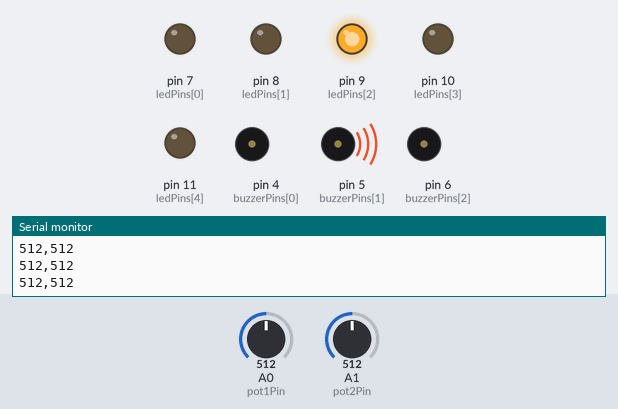
The sketch below on a simulated Arduino Uno, built with avr-gcc and run on an emulated ATmega328P. Parts: output pins drawn as LEDs (lit = HIGH), buzzer (waves = sounding, pin HIGH), the last lines printed to the serial monitor. Dashed ring = blinking. The inputs (shaded band) are chosen by the test bench; at power-on: A0 (pot1Pin) = 512, A1 (pot2Pin) = 512.

Above: at 1.2 s.
1.3 s: A0 (pot1Pin) set to 348
4.3 s: A0 (pot1Pin) set to 326
At 5.2 s:
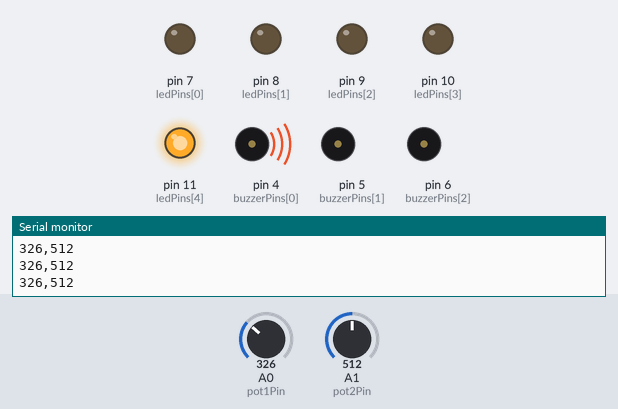
7.3 s: A0 (pot1Pin) set to 692
At 7.8 s:
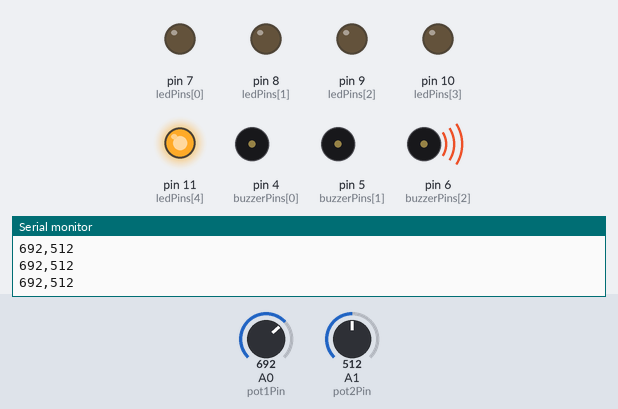
10.3 s: A1 (pot2Pin) set to 122
13.3 s: A1 (pot2Pin) set to 0
At 13.8 s:
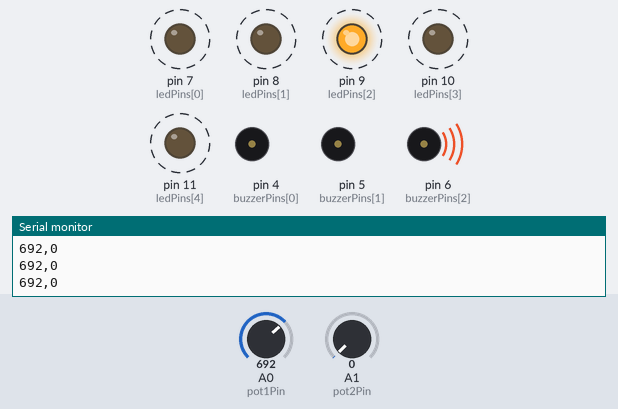
16.3 s: A1 (pot2Pin) set to 351
At 17.22 s:
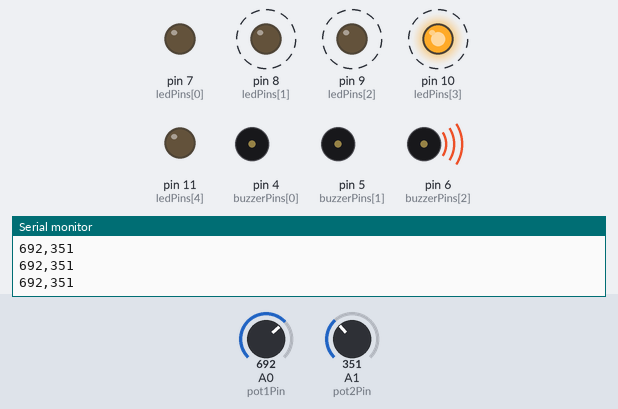
Timing chart, 0 to 20.3 s (numbered marks = the images above; inputs shaded):
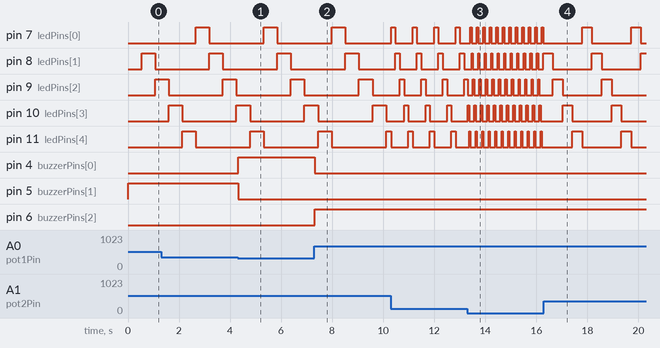

Measured:
- the behaviour switches between 342 and 341 on A0 (pot1Pin) (found by bisection; images 0 and 1)
- after the input at 4.3 s, pin 4 (buzzerPins[0]): LOW → HIGH at once; pin 5 (buzzerPins[1]): HIGH → LOW at once
- after the input at 7.3 s, pin 4 (buzzerPins[0]): HIGH → LOW at once; pin 6 (buzzerPins[2]): LOW → HIGH at once
- after the input at 13.3 s, pin 7 (ledPins[0]): alternates HIGH for 0.05 s and LOW for 0.20 s, starting after 0.12 s; pin 8 (ledPins[1]): alternates HIGH for 0.05 s and LOW for 0.20 s, starting after 0.17 s
- after the input at 16.3 s, pin 7 (ledPins[0]): alternates HIGH for 0.38 s and LOW for 1.5 s, starting after 1.5 s; pin 8 (ledPins[1]): alternates HIGH for 0.38 s and LOW for 1.5 s, starting after 0.35 s
- by itself, pin 7 (ledPins[0]), pin 8 (ledPins[1]), pin 9 (ledPins[2]), pin 10 (ledPins[3]), pin 11 (ledPins[4]): alternates HIGH for 0.17 s and LOW for 0.67 s

The sketch:

Arnav_240187__Assignment.ino
```cpp
const int pot1Pin = A0;
const int pot2Pin = A1;

const int buzzerPins[3] = {4, 5, 6};
const int ledPins[5] = {7, 8, 9, 10, 11};

int currentLed = 0;
unsigned long lastLedChangeTime = 0;

void setup() {
  for (int i = 0; i < 3; i++) {
    pinMode(buzzerPins[i], OUTPUT);
    digitalWrite(buzzerPins[i], LOW);
  }
  for (int i = 0; i < 5; i++) {
    pinMode(ledPins[i], OUTPUT);
    digitalWrite(ledPins[i], LOW);
  }
  Serial.begin(9600);
}

void loop() {
  int pot1Value = analogRead(pot1Pin);
  int pot2Value = analogRead(pot2Pin);

  Serial.print(pot1Value);
  Serial.print(",");
  Serial.println(pot2Value);

  controlBuzzers(pot1Value);

  int delayTime = map(pot2Value, 0, 1023, 50, 1000);
  updateLEDs(delayTime);
}

void controlBuzzers(int pot1Value) {
  int activeBuzzer;
  if (pot1Value <= 341) {
    activeBuzzer = 0;
  } else if (pot1Value <= 682) {
    activeBuzzer = 1;
  } else {
    activeBuzzer = 2;
  }
  for (int i = 0; i < 3; i++) {
    digitalWrite(buzzerPins[i], (i == activeBuzzer) ? HIGH : LOW);
  }
}

void updateLEDs(int delayTime) {
  unsigned long currentTime = millis();
  if (currentTime - lastLedChangeTime >= delayTime) {
    for (int i = 0; i < 5; i++) {
      digitalWrite(ledPins[i], LOW);
    }
    currentLed = (currentLed + 1) % 5;
    digitalWrite(ledPins[currentLed], HIGH);
    lastLedChangeTime = currentTime;
  }
}
// Link to the Tinkercad Project: https://www.tinkercad.com/things/cpiQNzYMcWo-week0assignment?sharecode=CvjnGVE5qRCdxBiNBzZTE_X2ofrmtSnMM71U3hEG3a4
```
